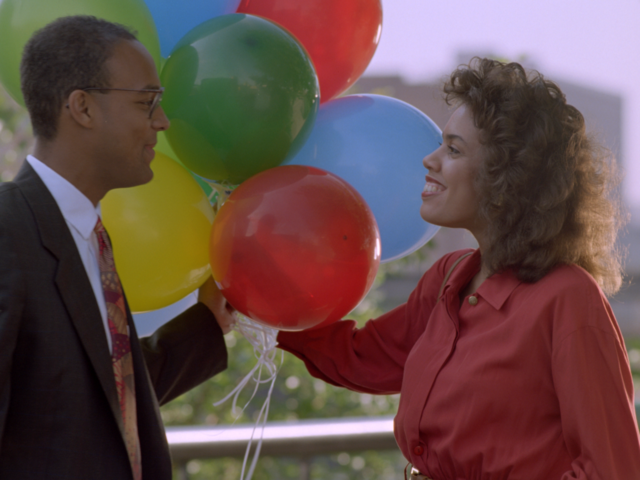
#> input picture images/ballons.tif, 640 x 480 px
$ python tuto24saveImage.py
#> lines starting #> are read from the running program, lines starting #| are printed output that depends on the picture
# -*- coding: utf-8 -*-
"""
Created on Wed Jan 25 21:31:01 2023

@author: MICRO
"""

from skimage import io,filters,img_as_ubyte

img=io.imread('images/ballons.tif')
#> img is the input picture: shape (480, 640, 3); mean R, G, B 100.9, 76.7, 73.8
gaus_img=filters.gaussian(img,sigma=3)
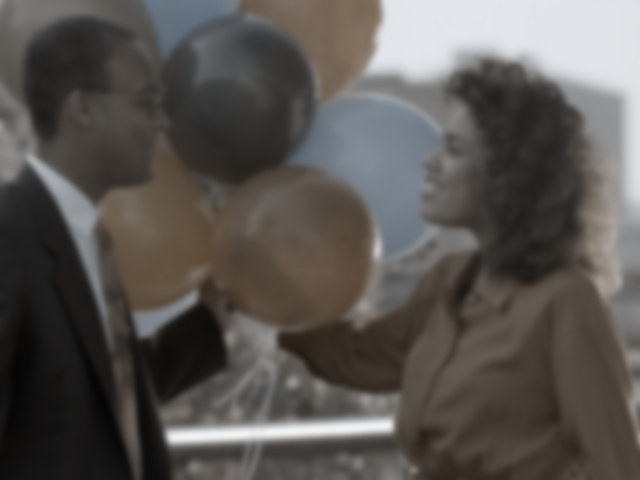
#> gaus_img: shape (480, 640, 3) float64; mean R, G, B 0.351, 0.337, 0.324

gaus_img_8=img_as_ubyte(gaus_img)  #convert floating point to 0-255 scale
io.imsave('images/ballonstif.tif',gaus_img_8)

import cv2
cv2.imwrite('images/abcd.jpg',gaus_img) #covert directly to int may be{0,1,2}
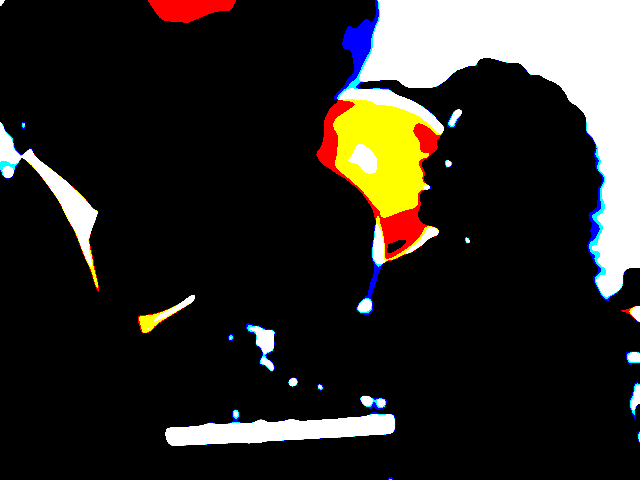
#> saved as abcd.jpg: shape (480, 640, 3); mean B, G, R 0.147, 0.164, 0.175; drawn with 1 as white

#iimg=io.imread('images/abcd.jpg')


cv2.imwrite('images/ballonscv2imwrite.jpg',gaus_img_8) #save img as BGR

imgRGB= cv2.cvtColor(gaus_img_8,cv2.COLOR_BGR2RGB) #convertBRGtoRGB
cv2.imwrite('images/ballonscv2imwrite2.jpg',imgRGB)


import matplotlib.pyplot as plt

plt.imsave('images/ballonspyplot.jpg',gaus_img)


import tifffile as tf
tf.imwrite('images/ballonstifffile.tif',gaus_img_8)

$ run again, with images/autumn.tif copied over images/ballons.tif
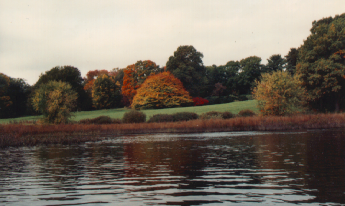
#> input picture images/autumn.tif, 345 x 206 px
#> img is the input picture: shape (206, 345, 3); mean R, G, B 119.7, 110.2, 98.9
#> `gaus_img=filters.gaussian(img,sigma=3)`:
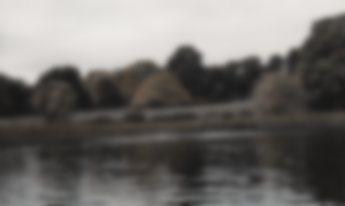
#> gaus_img: shape (206, 345, 3) float64; mean R, G, B 0.44, 0.429, 0.419
#> `cv2.imwrite('images/abcd.jpg',gaus_img)`:
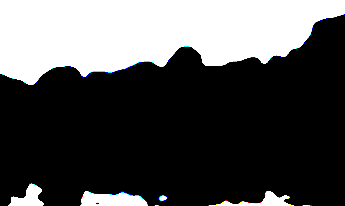
#> saved as abcd.jpg: shape (206, 345, 3); mean B, G, R 0.316, 0.315, 0.313; drawn with 1 as white
